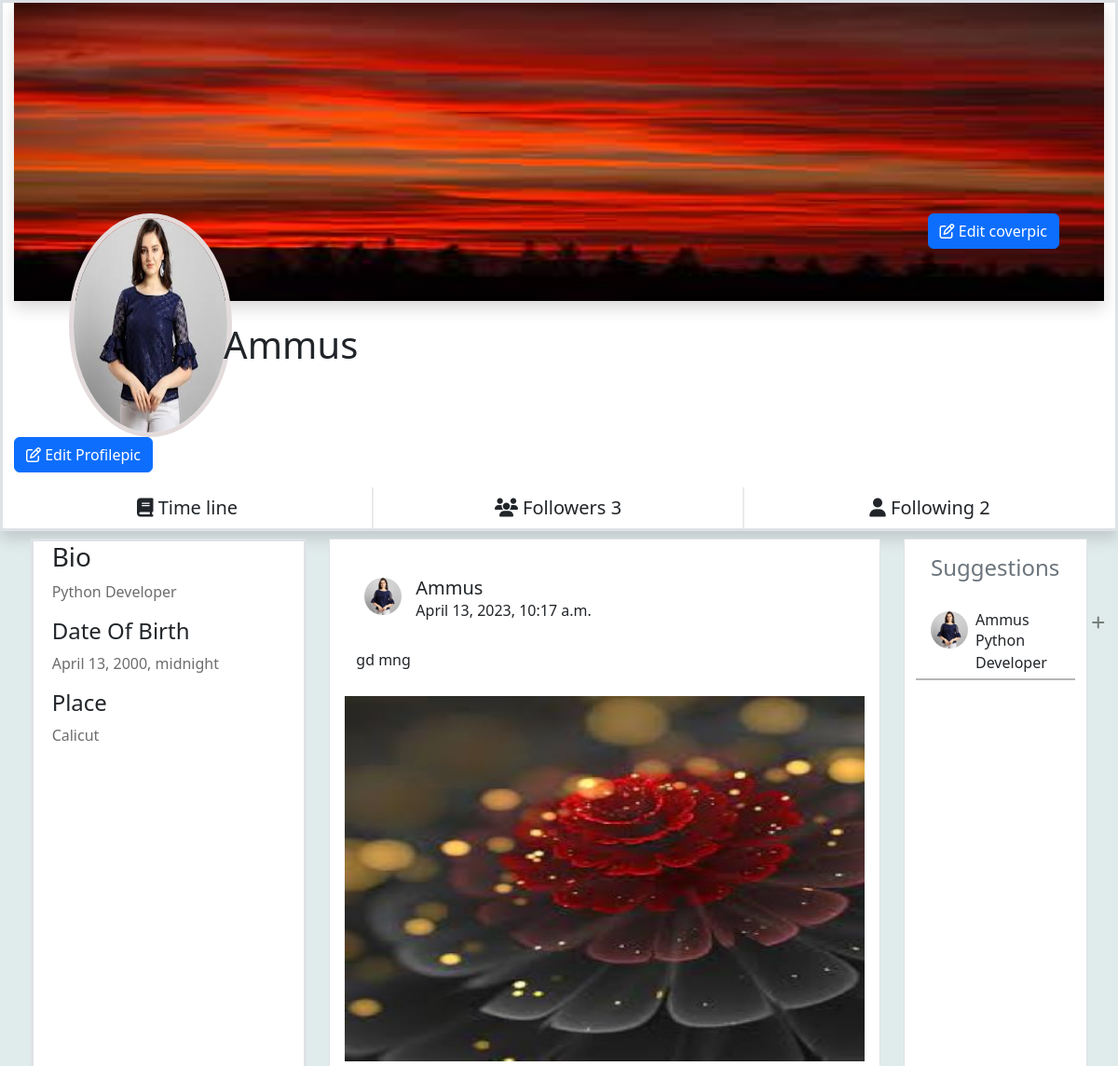
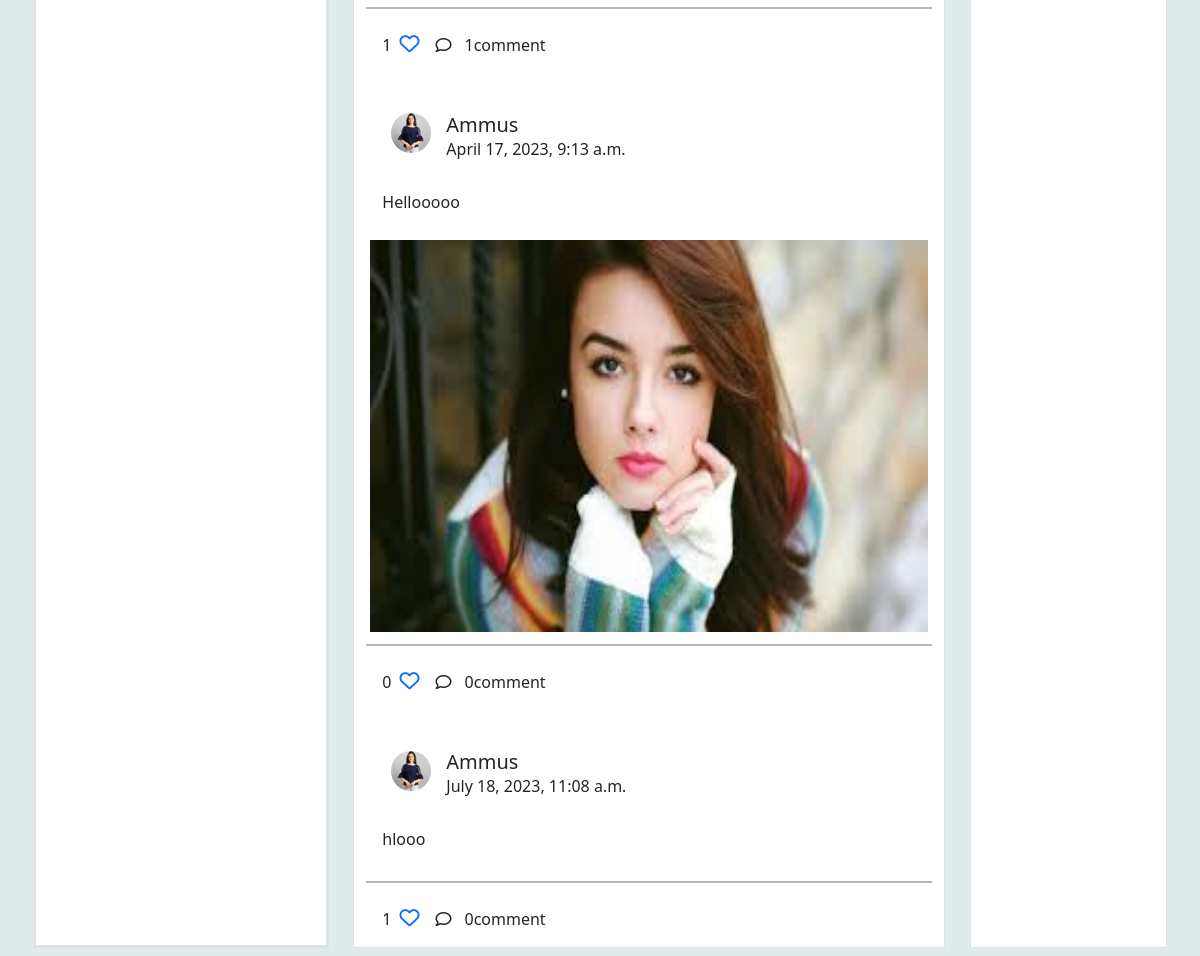
/profile/1 (signed in), run on the app's committed database (2 pictures, top to bottom).
### myapp/models.py (models this page shows, shortened)
class UserProfile(models.Model):
    user=models.OneToOneField(User,on_delete=models.CASCADE,related_name="profile")
    profile_pic=models.ImageField(upload_to="profilepics",blank=True,default='/profilepics/default.png')
    bio=models.CharField(max_length=200,null=True)
    address=models.CharField(max_length=200,null=True)
    dob=models.DateTimeField(null=True)
    following=models.ManyToManyField("self",related_name="followed_by",symmetrical=False)
    created_date=models.DateTimeField(auto_now_add=True)
    cover_pic=models.ImageField(upload_to="coverpic",blank=True,default="/profilepics/cover.jpg")
    def __str__(self):
        return self.user.username

class Posts(models.Model):
    title=models.CharField(max_length=200)
    image=models.ImageField(upload_to="postimages",null=True,blank=True)
    user=models.ForeignKey(User,on_delete=models.CASCADE,related_name="userposts")
    created_date=models.DateTimeField(auto_now_add=True)
    liked_by=models.ManyToManyField(User,related_name="post_like")

### myapp/views.py (the view)
# urls.py: path('profile/<int:pk>',views.ProfileDetailView.as_view(),name="profiledetail"),
@method_decorator(signin_required,name="dispatch")
class ProfileDetailView(DetailView):
    model=UserProfile
    template_name="profile.html"
    context_object_name="profile"

### myapp/views.py (called while the page is built)
def signin_required(fn):
    def wrapper(request,*args,**kwargs):
        if not request.user.is_authenticated:
            messages.error(request,"please login")
            return redirect("signin")
        return fn(request,*args,**kwargs)
    return wrapper

### myapp/templates/profile.html (shortened to what this page needs)
<!DOCTYPE html>
{%load static%}
<html lang="en">
<head>
    <link rel="stylesheet" href="https://cdnjs.cloudflare.com/ajax/libs/font-awesome/6.3.0/css/all.min.css"
 />
    <link href="https://cdn.jsdelivr.net/npm/bootstrap@5.3.0-alpha1/dist/css/bootstrap.min.css" rel="stylesheet"
>
    <link rel="stylesheet" href="{%static 'css/profile.css'%}">
</head>
<body style="background-color: rgb(224, 235, 235);">
    <div class="container-fluid border border-3 shadow bg-white">
        <div class="cover_section">
            <img class="coverpic shadow" src="{{profile.cover_pic.url}}" alt="">
        </div>
        <div class="profile_section d-flex justify-content-between">
            <img class="propic" src="{{profile.profile_pic.url}}" alt="">
             <h1 class="onwername ">{{profile}}</h1>
             <div class=" me-5"> <button href="" class="btn btn-primary" data-bs-toggle="modal" data-bs-target="#exampleModal"><i class="fa-regular fa-pen-to-square"></i> Edit
                    coverpic</button></div>
        </div>
        <div class="row d-flex justify-content-evenly">
            <div class=" me-5"> <button href="" class="btn btn-primary" data-bs-toggle="modal" data-bs-target="#exampleModal1"><i class="fa-regular fa-pen-to-square"></i> Edit
                Profilepic</button></div>
            <div class="col-4 text-center mt-3 swich  "><a class="btn fs-5" href=""><span><i
                            class="fa-solid fa-book"></i></span> Time line</a></div>
            <div class="col-4 text-center mt-3 swich ">
                <button class="btn fs-5" data-bs-toggle="modal" data-bs-target="#exampleModalfws"><span><i
                            class="fa-solid fa-users"></i></span> Followers {{profile.followed_by.all | length}}</a></div>
            <div class="col-4 text-center mt-3  "><button class="btn fs-5" data-bs-toggle="modal" data-bs-target="#exampleModalfwg">
                <span><i class="fa-solid fa-user"></i>
                </span> Following {{profile.following.all | length}}</button></div>
        </div>
    </div>
    <div class="container-fluid ">
        <div class="row p-2 d-flex justify-content-evenly">
            <div class="col-3 bg-white  border border-3 ">
                <div class="ms-2">
                    <h3 class="">Bio</h3>
                    <p class=" o">{{profile.bio}}</p>
                    <h4>Date Of Birth</h4>
                    <p class="o">{{profile.dob}}</p>
                    <h4>Place</h4>
                    <p class="o">{{profile.address}}</p>
                </div>
            </div>
            <div class="col-6 bg-white  border">
                {%for p in profile.user.userposts.all%}
              <div class="row">
                <div class="col-12">
                    <div class="allpost mt-4 bg-white">
                        <div class="d-flex p-3">
                            <div class="ms-2">
                                <img class="ownerpic" src="{{p.user.profile.profile_pic.url}}" alt="">
                            </div>
                            <div class="ms-3">
                                <h5 class="m-0">{{p.user}}</h5>
                                <p class="m-0">{{p.created_date}}</p>
                            </div>
                        </div>
                        <div class="posttitle p-3">
                            <h6>{{p.title}}</h6>
                        </div>
                        <div>
                            {%if p.image%}
                            <img class="postimg" src="{{p.image.url}}" alt="">
                            {%endif%}
                        </div>
                        <div class="lines mt-2 mb-2"></div>
                        <div class="d-flex">
                            <div class="ms-3  d-flex  align-items-center">
                                <p class="mt-3">{{p.liked_by.all | length}}</p>
                                <a href=""><i
                                        class="love fa-sharp fa-regular fa-heart ms-2"></i></a>
                            </div>
                            <div class="ms-3  d-flex  align-items-center">
                                <i class="fa-regular fa-comment"></i>
                                <div class="dropdown">
                                    <a class="btn  " href="#" role="button" data-bs-toggle="dropdown"
                                        aria-expanded="false">
                                        {{p.post_comment.all.count}}comment
                                    </a>
                                </div>
                            </div>
                        </div>
                    </div>
                </div>
              </div>
                {%endfor%}
            </div>
            <div class="col-2 bg-white  border">
                <div class="profilesection bg-white">
                    <h4 class="text-secondary p-3">Suggestions</h4>
                    <div class="p-item ">
                        <div class="peoples d-flex mt-3 ms-3">
                            <div>
                                <img class="peopleimg" src="{{profile.profile_pic.url}}" alt="">
                            </div>
                            <div class="ms-2">
                                <h6 class="m-0">{{profile}}</h6>
                                <p class="m-0">{{profile.bio}}</p>
                            </div>
                            <a href="" class="ms-5"><i style="color:rgba(11, 17, 11, 0.5) ;"
                                    class="fa-solid fa-plus"></i></a>
                        </div>
                        <div class="lines"></div>
                    </div>
                </div>
            </div>
        </div>
    </div>
</body>
</html>

### myapp/static/css/profile.css (style rules this page uses)
* { font-family: 'Segoe UI', Tahoma, Geneva, Verdana, sans-serif; }
.coverpic { width: 100%; height: 40vh; }
.propic { width: 15%; height: 30vh; margin-left: 5%; border-radius: 50%; border: 5px solid rgb(227, 219, 219); }
.profile_section { margin-top: -8%; }
.swich { border-right: 2px solid rgb(237, 233, 233); }
.onwername { margin-top: 10%; margin-left: -53%; font-family: 'Segoe UI', Tahoma, Geneva, Verdana, sans-serif; }
.o { color: rgba(11, 11, 11, 0.6); }
.ownerpic { margin: 2%; border-radius: 50%; width: 40px; height: 40px; }
.postimg { padding: 4px; width: 100%; height: 50vh; }
.love { font-size: 20px; }
.peopleimg { width:40px; height: 40px; border-radius: 50%; }
.peoples { width: 100%; }
.lines { margin-top: 5px; background-color:rgba(11, 17, 11, 0.3); height: 2px; width: 100%; }
.p-item { width: 100%; }

### data on the page
UserProfile: cover_pic (picture), profile_pic (picture), user.username "Ammus", followed_by.all|length "3", following.all|length "2", bio "Python Developer", dob "April 13, 2000, midnight", address "Calicut"
Posts: user.profile.profile_pic (picture), user "Ammus", created_date "April 13, 2023, 10:17 a.m.", title "gd mng", image (picture), liked_by.all|length "1", post_comment.all.count "1"
Posts: user.profile.profile_pic (picture), user "Ammus", created_date "April 17, 2023, 9:13 a.m.", title "Hellooooo", image (picture), liked_by.all|length "0", post_comment.all.count "0"
Posts: user.profile.profile_pic (picture), user "Ammus", created_date "July 18, 2023, 11:08 a.m.", title "hlooo", liked_by.all|length "1", post_comment.all.count "0"
